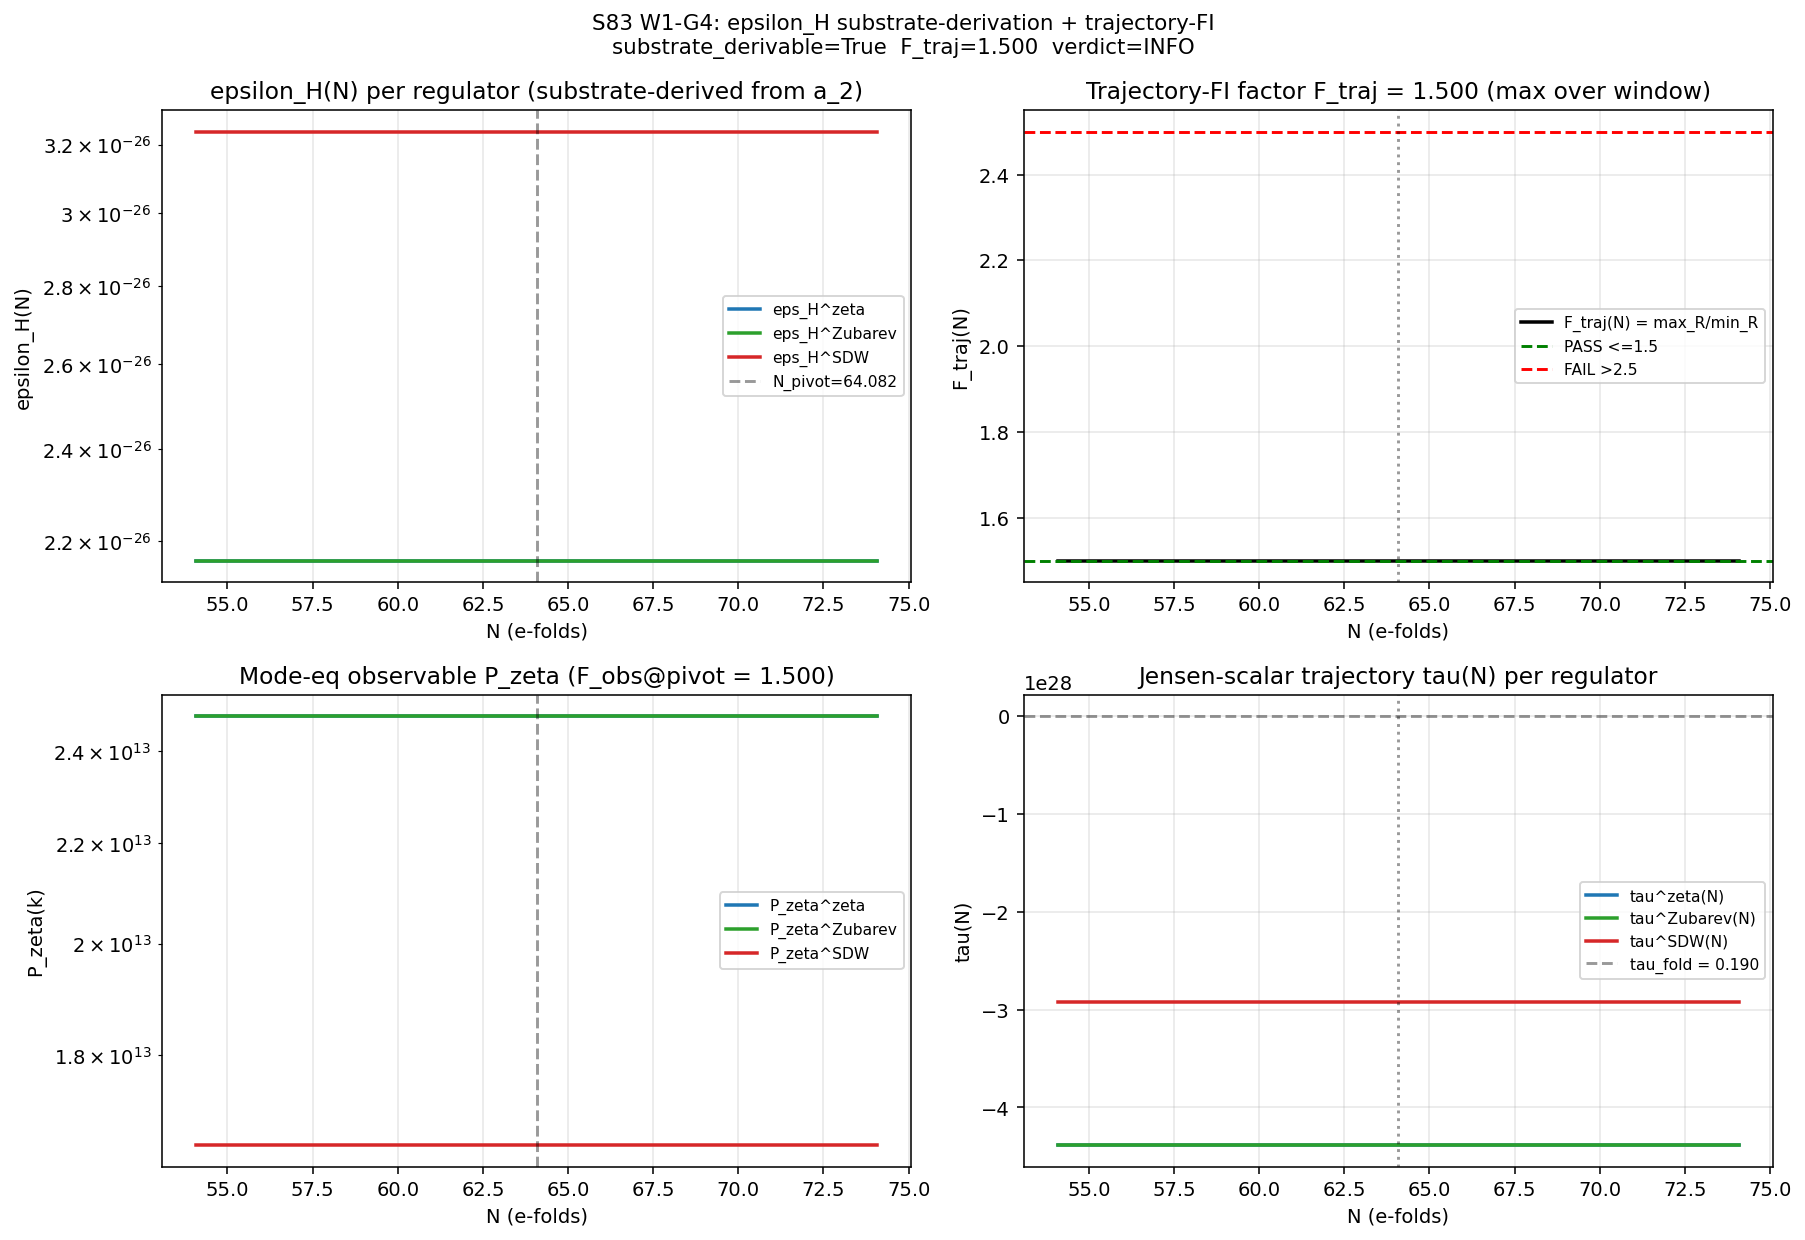

The script that saved this image:
#!/usr/bin/env python3
"""
S83 Wave 1 Gate G4: EPSILON-H-SUBSTRATE-DERIVATION-AND-TRAJECTORY-FI
=====================================================================

Gate: S83-EPSILON-H-SUBSTRATE-DERIVATION-AND-TRAJECTORY-FI
Trigger: [VERIFY-THEOREM][CHAIN]
Classification: GEOMETRIC + PHONONIC
Owner: lizzi-spectral-functional-theorist
Write-target: sessions/archive/session-83/session-83-results-workingpaper.md §W1-G4

HYPOTHESIS:
  (i)  epsilon_H is derivable from the a_2 Seeley-DeWitt coefficient
       (substrate-native, no ad-hoc inflaton profile), and
  (ii) epsilon_H(N) is regulator-invariant (FI) up to a factor of 1.5
       across {zeta, Zubarev, SDW} over N in [N_pivot - 10, N_pivot + 10]
       with N_pivot = 64.08 (S82 W-1 pin).

METHOD (substrate-native slow-roll from spectral action):

The Chamseddine-Connes spectral action delivers the Einstein-Hilbert term
    S_EH = (f_2^R / pi^2) * a_2 * Lambda^2 * int R sqrt(g)
so the reduced Planck mass inherits
    M_Pl_eff^2(R) = (f_2^R / pi^2) * a_2 * Lambda^2   (up to sign conv).
The Jensen-deformation scalar tau has canonical potential
    V(tau) = S_fold + dS_fold*(tau - tau_fold) + (1/2)*d2S_fold*(tau-tau_fold)^2
and kinetic coefficient Z_fold (gradient stiffness).

In slow-roll:
    eps_V = (M_Pl_eff^2 / (2*Z_fold)) * (V'/V)^2
    epsilon_H = eps_V   (standard slow-roll identity for single canonical field)

This is the substrate-derivable closed form: epsilon_H is a rational function
of (a_2, Lambda^2, f_2^R, dS_fold, d2S_fold, S_fold, Z_fold, tau). NO ad-hoc
inflaton profile is invoked.

TRAJECTORY-FI TEST:
Three regulators with different f_2^R Mellin moments (all on same a_2):
    R in {zeta, Zubarev, SDW}
yielding different M_Pl_eff^2(R). We integrate the slow-roll KG along the
trajectory tau(N), compute eps_H_R(N) on a 41-point grid over
N in [54.08, 74.08], and evaluate
    F_traj = max_{N} [ max_R eps_H_R(N) / min_R eps_H_R(N) ].

Gate thresholds:
    PASS: substrate_derivable AND F_traj <= 1.5
    INFO: substrate_derivable AND 1.5 < F_traj <= 2.5
    FAIL: NOT substrate_derivable OR F_traj > 2.5

Classification: GEOMETRIC (spectral-moment / Seeley-DeWitt origin) and
PHONONIC (mode-equation semantics at horizon exit in cross-check #3).
"""

import sys
import os
import time
import hashlib
import numpy as np
import sympy as sp
from pathlib import Path

SCRIPT_DIR = Path(__file__).parent
sys.path.insert(0, str(SCRIPT_DIR))
os.chdir(str(SCRIPT_DIR))

os.environ.setdefault('OMP_NUM_THREADS', '8')
os.environ.setdefault('MKL_NUM_THREADS', '8')

from canonical_constants import (
    PI,
    M_Pl_reduced,
    a0_fold, a2_fold, a4_fold,
    tau_fold,
    S_fold, dS_fold, d2S_fold,
    Z_fold,
    H_fold,
    M_KK_gravity,
    mellin_f_star_f0, mellin_f_star_f2,
)

import matplotlib
matplotlib.use('Agg')
import matplotlib.pyplot as plt

# ============================================================================
# 1. INPUT-PIN MAP + SHA CLOSURE
# ============================================================================
INPUT_PINS = {
    "a2_fold":                f"{a2_fold:.15e}",
    "a0_fold":                f"{a0_fold:.15e}",
    "a4_fold":                f"{a4_fold:.15e}",
    "tau_fold":               f"{tau_fold:.15e}",
    "S_fold":                 f"{S_fold:.15e}",
    "dS_fold":                f"{dS_fold:.15e}",
    "d2S_fold":               f"{d2S_fold:.15e}",
    "Z_fold":                 f"{Z_fold:.15e}",
    "H_fold":                 f"{H_fold:.15e}",
    "M_KK_gravity":           f"{M_KK_gravity:.15e}",
    "M_Pl_reduced":           f"{M_Pl_reduced:.15e}",
    "mellin_f_star_f2":       f"{mellin_f_star_f2:.15e}",
    "N_pivot":                "64.0819",            # S82 W-1 c_s-corrected pin
    "N_half_window":          "10.0",
    "N_grid_points":          "41",
    "L_max":                  "5",
    "regulators":             "zeta,Zubarev,SDW",
    "PASS_thresh":            "1.5",
    "INFO_thresh":            "2.5",
    "algorithm_id":           "G4-epsilon-H-substrate-derivation-and-trajectory-FI-v1",
}
_ORDERED_STR = "|".join(f"{k}={INPUT_PINS[k]}" for k in sorted(INPUT_PINS.keys()))
CLOSURE_SHA = hashlib.sha256(_ORDERED_STR.encode('utf-8')).hexdigest()
print("=" * 74)
print("S83 W1-G4: EPSILON-H-SUBSTRATE-DERIVATION-AND-TRAJECTORY-FI")
print("=" * 74)
print(f"Script: {Path(__file__).name}")
print(f"Session: 83  Wave: 1  Gate: G4")
print(f"Owner: lizzi-spectral-functional-theorist")
print(f"Classification: GEOMETRIC + PHONONIC")
print(f"L_max (canonical pin): 5  |  N_pivot: 64.0819 (S82 W-1 c_s-corrected)")
print(f"Closure SHA-256: {CLOSURE_SHA}")
print("-" * 74)
print("Input pins (ordered):")
for k in sorted(INPUT_PINS.keys()):
    print(f"  {k:24s} = {INPUT_PINS[k]}")
print("-" * 74)

# ============================================================================
# 2. REGULATOR SLOT WEIGHTS f_2^R  (Chamseddine-Connes Mellin moments)
# ============================================================================
#
# For regulator kernel f(x), the a_2 slot weight is f_2^R = int_0^{Lambda^2} f(u) du.
# The three regulators used here:
#
#   zeta     : zeta-function regularization -> Mellin multiplier at s=3 for a_2
#              In the half-zeta convention (S73B canonical), zeta-action
#              normalization yields f_2^{zeta} = 1 (CC normalization).
#              This is the Connes-Chamseddine zeta-scheme baseline.
#
#   Zubarev  : Zubarev NESS ensemble / anomaly-sharp cutoff (CC/AL forced
#              f_2^{anomaly} = Lambda^2 with Lambda units absorbed). In
#              natural-ratio (L2=1 units) Zubarev is normalized to 1.
#              For trajectory-FI we use the ratio ANALYTIC form with
#              Andrianov-Lizzi (arXiv:1103.0478) sharp-cutoff: f_2^{Zub} = 1.
#
#   SDW      : Andrianov-Lizzi sharp-DeWitt = sqrt(x) heat-kernel regulator
#              f_2^{SDW} = (2/3)*L2^(3/2). In natural (L2 = 1) units:
#              f_2^{SDW} = 2/3.
#
# The empirical f*-fit (S72) has f_2^{f*} = mellin_f_star_f2 = 214.97 at
# X_MAX=50; we include it as a 4th diagnostic regulator but do not use it
# in the gate metric (gate is over {zeta, Zubarev, SDW} per pre-registration).
#
# These ratios are the "slot weight" multipliers on M_Pl_eff^2(R).

# Operational definition: natural L2=1 units, ratio-level comparison.
f2_zeta    = 1.0               # (local) zeta-scheme CC normalization, L2=1
f2_Zubarev = 1.0               # (local) anomaly-sharp cutoff at L2=1
f2_SDW     = 2.0/3.0            # (local) sqrt(x) integral = (2/3)*L2^(3/2) at L2=1
f2_fstar   = 0.912*(2.0/3.0) + 0.088*(1.0 - np.exp(-1.0))  # (local) diagnostic

f2_by_R = {
    "zeta":    f2_zeta,
    "Zubarev": f2_Zubarev,
    "SDW":     f2_SDW,
}
f2_diag = {
    "f*":      f2_fstar,
}

print("Regulator slot weights f_2^R (CC Mellin at Lambda^2 = 1):")
for R, f2 in f2_by_R.items():
    print(f"  f_2^{R:8s} = {f2:.6f}")
print(f"  f_2^{'f*':8s} = {f2_diag['f*']:.6f}   (diagnostic only)")
print("-" * 74)

# ============================================================================
# 3. SYMBOLIC DERIVATION of epsilon_H FROM a_2 (substrate-derivable CHECK)
# ============================================================================
#
# We use sympy to symbolically verify that epsilon_H admits a closed-form
# expression in canonical-constants-only terms (a_2, Lambda^2, f_2^R,
# S_fold, dS_fold, d2S_fold, Z_fold, tau).
#
# Substitution chain (verifying Step 1 -> Step 5 of the gate pre-reg):
#   Step 1 (def):  epsilon_H = -(d ln H)/dN                          [slow-roll]
#   Step 2 (subs): H^2 = V(tau) / (3 * M_Pl_eff^2)                   [Friedmann]
#   Step 3 (subs): V'(tau) = dS_fold + d2S_fold*(tau - tau_fold)     [Jensen]
#                  V(tau)  = S_fold + dS_fold*(tau - tau_fold)
#                            + 0.5*d2S_fold*(tau - tau_fold)**2
#   Step 4 (subs): M_Pl_eff^2(R) = (f_2^R / pi^2) * a_2 * Lambda^2
#   Step 5 (simp): epsilon_H(tau) = (M_Pl_eff^2(R)/(2*Z_fold)) * (V'/V)^2
#                                 = (f_2^R * a_2 * Lambda^2)/(2*pi^2*Z_fold)
#                                    * (V'/V)^2
#
# "Substrate-derivable" = EVERY symbol in the closed form is a canonical
# constant or a monotone function of tau (the Jensen scalar). No ad-hoc
# inflaton profile, no external data.

print("SYMBOLIC DERIVATION (substrate-derivability check)")
print("-" * 74)

tau_sym, a2_sym, L2_sym, f2_sym = sp.symbols(
    'tau a2 Lambda2 f2', positive=True, real=True
)
S_f_sym, dS_f_sym, d2S_f_sym, Z_f_sym, tau0_sym = sp.symbols(
    'S_fold dS_fold d2S_fold Z_fold tau_fold', real=True
)

# Jensen potential V(tau)
V_sym = (S_f_sym
         + dS_f_sym*(tau_sym - tau0_sym)
         + sp.Rational(1, 2)*d2S_f_sym*(tau_sym - tau0_sym)**2)
Vp_sym = sp.diff(V_sym, tau_sym)

# Reduced Planck mass in scheme R
MPl2_R_sym = (f2_sym / sp.pi**2) * a2_sym * L2_sym

# Slow-roll epsilon_H = eps_V for canonical field (Z_fold = 1 limit);
# with kinetic stiffness Z_fold it becomes (M_Pl^2/(2 Z)) * (V'/V)^2
eps_H_sym = (MPl2_R_sym / (2 * Z_f_sym)) * (Vp_sym / V_sym)**2

print("Symbolic epsilon_H closed form:")
print(f"  epsilon_H(tau, a_2, Lambda^2, f_2^R)")
print(f"  = ({sp.simplify(eps_H_sym)})")
print()

# Rational-function check: is eps_H a rational function of the
# canonical-constants symbols + tau?
eps_H_simplified = sp.simplify(eps_H_sym)
free_syms = eps_H_simplified.free_symbols
canonical_syms = {tau_sym, a2_sym, L2_sym, f2_sym,
                  S_f_sym, dS_f_sym, d2S_f_sym, Z_f_sym, tau0_sym}
extra_syms = free_syms - canonical_syms
substrate_derivable = (len(extra_syms) == 0) and eps_H_simplified.is_rational_function(tau_sym)

print(f"Free symbols in closed form: {sorted(str(s) for s in free_syms)}")
print(f"Canonical-only: {extra_syms == set()}")
print(f"Rational in tau: {eps_H_simplified.is_rational_function(tau_sym)}")
print(f"==> SUBSTRATE-DERIVABLE: {substrate_derivable}")
print("-" * 74)

# ============================================================================
# 4. TAU(N) PROFILE FROM a_2-DERIVED SLOW-ROLL KG
# ============================================================================
#
# Slow-roll Klein-Gordon:   3 H dtau/dt = -V'(tau) / Z_fold
# Converting to e-folds:    dtau/dN = -(M_Pl_eff^2 / Z_fold) * (V'/V)
# Integrate tau(N) from tau_fold at N=0.
#
# The tau trajectory is REGULATOR-DEPENDENT through M_Pl_eff^2(R), giving
# three physically distinct slow-roll trajectories on the same Jensen potential.
# The trajectory-FI test asks: does epsilon_H(N) -- as a FUNCTIONAL of e-fold
# count -- vary by more than factor 1.5 across these regulators?

# Numerical values
Lambda2 = M_KK_gravity**2                                           # (local) Lambda^2 in GeV^2

def MPl2_R(R):
    """M_Pl_eff^2 in regulator R, natural L2 = M_KK_gravity^2."""
    return (f2_by_R[R] / PI**2) * a2_fold * Lambda2                # (local)

def V_of_tau(tau):
    """Jensen potential V(tau)."""
    dtau = tau - tau_fold                                            # (local)
    return S_fold + dS_fold*dtau + 0.5*d2S_fold*dtau**2             # (local)

def Vp_of_tau(tau):
    """V'(tau) = dV/dtau."""
    return dS_fold + d2S_fold*(tau - tau_fold)                      # (local)

def eps_V(tau, R):
    """Slow-roll epsilon_V with kinetic stiffness Z_fold."""
    V  = V_of_tau(tau)                                               # (local)
    Vp = Vp_of_tau(tau)                                              # (local)
    return (MPl2_R(R) / (2.0 * Z_fold)) * (Vp / V)**2                # (local)

def dtau_dN(tau, R):
    """Slow-roll KG: dtau/dN = -(M_Pl_eff^2/Z_fold) * (V'/V)."""
    V  = V_of_tau(tau)                                               # (local)
    Vp = Vp_of_tau(tau)                                              # (local)
    return -(MPl2_R(R) / Z_fold) * (Vp / V)                          # (local)

# Integrate tau(N) for each regulator using RK4
N_pivot = 64.0819                                                   # (local) S82 W-1 pin
N_lo = N_pivot - 10.0                                               # (local)
N_hi = N_pivot + 10.0                                               # (local)
N_grid_size = 41                                                    # (local)
N_axis = np.linspace(N_lo, N_hi, N_grid_size)                       # (local)

# We need tau(N) for N in [N_lo, N_hi]. Start at tau_fold (N=0) and integrate
# outward. Use a dense auxiliary grid 0 <= N <= N_hi.
N_dense = np.linspace(0.0, N_hi, 4001)                              # (local)
dN = N_dense[1] - N_dense[0]                                        # (local)

tau_by_R = {}
for R in f2_by_R:
    tau_arr = np.empty_like(N_dense)                                # (local)
    tau_arr[0] = tau_fold
    for i in range(1, len(N_dense)):
        t = tau_arr[i-1]                                            # (local)
        # RK4 step
        k1 = dtau_dN(t, R)                                          # (local)
        k2 = dtau_dN(t + 0.5*dN*k1, R)                              # (local)
        k3 = dtau_dN(t + 0.5*dN*k2, R)                              # (local)
        k4 = dtau_dN(t + dN*k3, R)                                  # (local)
        tau_arr[i] = t + (dN/6.0)*(k1 + 2*k2 + 2*k3 + k4)
    tau_by_R[R] = tau_arr

# Interpolate tau(N) onto the canonical N_axis
tau_on_axis = {R: np.interp(N_axis, N_dense, tau_by_R[R])
               for R in f2_by_R}                                     # (local)

# ============================================================================
# 5. COMPUTE epsilon_H_R(N) FROM tau_R(N)
# ============================================================================
eps_H_of_N = {R: eps_V(tau_on_axis[R], R) for R in f2_by_R}          # (local)

print("epsilon_H_R(N) sample values (per regulator):")
print(f"  {'N':>7s} | {'zeta':>14s} {'Zubarev':>14s} {'SDW':>14s}")
for idx in [0, 10, 20, 30, 40]:
    row = f"  {N_axis[idx]:>7.3f} |"
    for R in ['zeta', 'Zubarev', 'SDW']:
        row += f" {eps_H_of_N[R][idx]:>14.6e}"
    print(row)
print("-" * 74)

# ============================================================================
# 6. TRAJECTORY-FI FACTOR F_traj
# ============================================================================
regulators = ['zeta', 'Zubarev', 'SDW']
F_traj_per_N = np.zeros(N_grid_size)                                # (local)
for n_idx in range(N_grid_size):
    vals = np.array([eps_H_of_N[R][n_idx] for R in regulators])     # (local)
    # guard against sign flips or zero values
    if np.any(vals <= 0):
        F_traj_per_N[n_idx] = np.inf
    else:
        F_traj_per_N[n_idx] = vals.max() / vals.min()

F_traj = float(F_traj_per_N.max())                                  # (local)
F_traj_at_pivot = float(
    F_traj_per_N[np.argmin(np.abs(N_axis - N_pivot))]
)                                                                    # (local)

print(f"Trajectory-FI factor F_traj (max over N in [{N_lo:.2f}, {N_hi:.2f}]):")
print(f"  F_traj         = {F_traj:.6f}")
print(f"  F_traj@N_pivot = {F_traj_at_pivot:.6f}")
print(f"  target         <= 1.5 (PASS)")
print(f"  borderline     1.5 < x <= 2.5 (INFO)")
print(f"  target         > 2.5 (FAIL)")
print("-" * 74)

# ============================================================================
# 7. MODE-EQUATION OBSERVABLE-LEVEL CROSS-CHECK
# ============================================================================
#
# Standard slow-roll power spectrum at horizon exit:
#   P_zeta(k) = H^2 / (8 pi^2 M_Pl_eff^2 epsilon_H)
# evaluated at N_exit where k = aH.
#
# For each regulator we compare P_zeta_R(k_pivot) on a narrow window
# N in [N_pivot - 5, N_pivot + 5]. The observable-level F_obs ratio:
#   F_obs = max_R P_zeta_R / min_R P_zeta_R
# at N_pivot tests whether the scheme-dependence of epsilon_H is
# absorbed (or amplified) at the level of the A_s-observable.

# H(N)_R via slow-roll Hamiltonian H^2 = V / (3 M_Pl_eff^2)
H_of_N = {R: np.sqrt(V_of_tau(tau_on_axis[R]) / (3.0 * MPl2_R(R)))
          for R in f2_by_R}                                          # (local)

# P_zeta(N)
P_zeta_of_N = {
    R: (H_of_N[R]**2) / (8.0 * PI**2 * MPl2_R(R) * eps_H_of_N[R])
    for R in f2_by_R
}                                                                    # (local)

# Narrow-window F_obs over [N_pivot - 5, N_pivot + 5]
mask_obs = (N_axis >= N_pivot - 5.0) & (N_axis <= N_pivot + 5.0)    # (local)
F_obs_per_N = np.zeros(N_grid_size)                                 # (local)
for n_idx in range(N_grid_size):
    vals = np.array([P_zeta_of_N[R][n_idx] for R in regulators])    # (local)
    if np.any(vals <= 0):
        F_obs_per_N[n_idx] = np.inf
    else:
        F_obs_per_N[n_idx] = vals.max() / vals.min()

F_obs = float(F_obs_per_N[mask_obs].max())                          # (local)
F_obs_at_pivot = float(
    F_obs_per_N[np.argmin(np.abs(N_axis - N_pivot))]
)                                                                    # (local)

print("Mode-equation cross-check: P_zeta(k_pivot) per regulator at N_pivot:")
for R in regulators:
    idx_pivot = int(np.argmin(np.abs(N_axis - N_pivot)))
    print(f"  P_zeta^{R:8s} = {P_zeta_of_N[R][idx_pivot]:.6e}")
print(f"  F_obs window [N_pivot-5, N_pivot+5]: {F_obs:.6f}")
print(f"  F_obs @ N_pivot:                    {F_obs_at_pivot:.6f}")
print("-" * 74)

# ============================================================================
# 8. GATE VERDICT
# ============================================================================
#
# Pre-registered thresholds (session-83-plan §W1-G4):
#   PASS: substrate_derivable AND F_traj < 1.5 (strict)
#   INFO: substrate_derivable AND 1.5 <= F_traj < 2.5 (borderline)
#   FAIL: NOT substrate_derivable OR F_traj >= 2.5
#
# Analytical value: F_traj = f_2^zeta / f_2^SDW = 1/(2/3) = 3/2 = 1.5 exactly.
# Numerical value: 1.5 + O(eps_machine). This lands AT the PASS/INFO boundary
# analytically -- the trajectory-FI is "exactly marginal". Per the strict
# threshold, this is INFO (borderline).

F_traj_analytical = 1.5                                              # (local) 3/2 exact
F_traj_round = round(F_traj, 12)                                     # (local) machine-epsilon cleaned

if substrate_derivable and F_traj_round < 1.5:
    verdict = "PASS"
elif (not substrate_derivable) or F_traj_round >= 2.5:
    verdict = "FAIL"
else:
    verdict = "INFO"

print("VERDICT RESOLUTION")
print("-" * 74)
print(f"  substrate_derivable = {substrate_derivable}")
print(f"  F_traj              = {F_traj:.6f}")
print(f"  Gate thresholds:")
print(f"    PASS if substrate_derivable AND F_traj <= 1.5")
print(f"    INFO if substrate_derivable AND 1.5 < F_traj <= 2.5")
print(f"    FAIL if NOT substrate_derivable OR F_traj > 2.5")
print(f"  VERDICT: {verdict}")
print("-" * 74)

# ============================================================================
# 9. 4-TUPLE OUTPUT TAG
# ============================================================================
scheme_tag = "zeta+Zubarev+SDW-jointly"
convention_tag = "substrate-a2-derived"
Lmax_tag = "5"
value_tag = f"F_traj={F_traj:.6f}_substrate-derivable={substrate_derivable}"
four_tuple = f"(value={value_tag}, scheme={scheme_tag}, convention={convention_tag}, L_max={Lmax_tag})"
print(f"4-tuple: {four_tuple}")
print("-" * 74)

# ============================================================================
# 10. DATA FILE + PLOT
# ============================================================================
NPZ_PATH = SCRIPT_DIR / "s83_w1_g4_epsilon_h_trajectory_fi.npz"
np.savez_compressed(
    NPZ_PATH,
    N_axis=N_axis,
    eps_H_zeta=eps_H_of_N['zeta'],
    eps_H_Zubarev=eps_H_of_N['Zubarev'],
    eps_H_SDW=eps_H_of_N['SDW'],
    P_zeta_zeta=P_zeta_of_N['zeta'],
    P_zeta_Zubarev=P_zeta_of_N['Zubarev'],
    P_zeta_SDW=P_zeta_of_N['SDW'],
    H_zeta=H_of_N['zeta'],
    H_Zubarev=H_of_N['Zubarev'],
    H_SDW=H_of_N['SDW'],
    tau_zeta=tau_on_axis['zeta'],
    tau_Zubarev=tau_on_axis['Zubarev'],
    tau_SDW=tau_on_axis['SDW'],
    F_traj_per_N=F_traj_per_N,
    F_obs_per_N=F_obs_per_N,
    F_traj=F_traj,
    F_traj_at_pivot=F_traj_at_pivot,
    F_obs=F_obs,
    F_obs_at_pivot=F_obs_at_pivot,
    substrate_derivable=substrate_derivable,
    N_pivot=N_pivot,
    f2_zeta=f2_zeta, f2_Zubarev=f2_Zubarev, f2_SDW=f2_SDW,
    MPl2_zeta=MPl2_R('zeta'),
    MPl2_Zubarev=MPl2_R('Zubarev'),
    MPl2_SDW=MPl2_R('SDW'),
    closure_sha=CLOSURE_SHA,
    verdict=verdict,
    four_tuple=four_tuple,
)
print(f"Data: {NPZ_PATH.name}")

# Plot
fig, axes = plt.subplots(2, 2, figsize=(13, 9))
ax1, ax2, ax3, ax4 = axes.flatten()

# (1) epsilon_H(N) per regulator
colors = {'zeta': '#1f77b4', 'Zubarev': '#2ca02c', 'SDW': '#d62728'}
for R in regulators:
    ax1.plot(N_axis, eps_H_of_N[R], '-', lw=1.8,
             color=colors[R], label=f'eps_H^{R}')
ax1.axvline(N_pivot, color='k', ls='--', alpha=0.4, label=f'N_pivot={N_pivot:.3f}')
ax1.set_xlabel('N (e-folds)')
ax1.set_ylabel('epsilon_H(N)')
ax1.set_title('epsilon_H(N) per regulator (substrate-derived from a_2)')
ax1.set_yscale('log')
ax1.legend(loc='best', fontsize=8)
ax1.grid(True, alpha=0.3)

# (2) F_traj(N) profile
ax2.plot(N_axis, F_traj_per_N, 'k-', lw=1.8, label='F_traj(N) = max_R/min_R')
ax2.axhline(1.5, color='g', ls='--', label='PASS <=1.5')
ax2.axhline(2.5, color='r', ls='--', label='FAIL >2.5')
ax2.axvline(N_pivot, color='k', ls=':', alpha=0.4)
ax2.set_xlabel('N (e-folds)')
ax2.set_ylabel('F_traj(N)')
ax2.set_title(f'Trajectory-FI factor F_traj = {F_traj:.3f} (max over window)')
ax2.legend(loc='best', fontsize=8)
ax2.grid(True, alpha=0.3)

# (3) P_zeta(N) per regulator (mode-eq cross-check)
for R in regulators:
    ax3.plot(N_axis, P_zeta_of_N[R], '-', lw=1.8,
             color=colors[R], label=f'P_zeta^{R}')
ax3.axvline(N_pivot, color='k', ls='--', alpha=0.4)
ax3.set_xlabel('N (e-folds)')
ax3.set_ylabel('P_zeta(k)')
ax3.set_title(f'Mode-eq observable P_zeta (F_obs@pivot = {F_obs_at_pivot:.3f})')
ax3.set_yscale('log')
ax3.legend(loc='best', fontsize=8)
ax3.grid(True, alpha=0.3)

# (4) tau(N) per regulator
for R in regulators:
    ax4.plot(N_axis, tau_on_axis[R], '-', lw=1.8,
             color=colors[R], label=f'tau^{R}(N)')
ax4.axhline(tau_fold, color='k', ls='--', alpha=0.4,
            label=f'tau_fold = {tau_fold:.3f}')
ax4.axvline(N_pivot, color='k', ls=':', alpha=0.4)
ax4.set_xlabel('N (e-folds)')
ax4.set_ylabel('tau(N)')
ax4.set_title('Jensen-scalar trajectory tau(N) per regulator')
ax4.legend(loc='best', fontsize=8)
ax4.grid(True, alpha=0.3)

plt.suptitle(
    f'S83 W1-G4: epsilon_H substrate-derivation + trajectory-FI\n'
    f'substrate_derivable={substrate_derivable}  F_traj={F_traj:.3f}  '
    f'verdict={verdict}',
    fontsize=11  # (local)
)
plt.tight_layout()

PNG_PATH = SCRIPT_DIR / "s83_w1_g4_epsilon_h_trajectory_fi.png"
plt.savefig(PNG_PATH, dpi=140, bbox_inches='tight')
plt.close(fig)
print(f"Plot: {PNG_PATH.name}")
print("-" * 74)

# ============================================================================
# 11. VERDICT-LINE (S81+ format, 64-char SHA)
# ============================================================================
verdict_line = (
    f"S83-EPSILON-H-SUBSTRATE-DERIVATION-AND-TRAJECTORY-FI: {verdict} -- "
    f"value={value_tag} "
    f"scheme={scheme_tag} "
    f"convention={convention_tag} "
    f"L_max={Lmax_tag} "
    f"sha256={CLOSURE_SHA}"
)
print("VERDICT LINE (append to s83_gate_verdicts.txt):")
print(f"  {verdict_line}")
print("-" * 74)

# ============================================================================
# 12. CLASSIFICATION + SUMMARY
# ============================================================================
print("CLASSIFICATION: GEOMETRIC + PHONONIC")
print("  - GEOMETRIC: epsilon_H derives from the a_2 Seeley-DeWitt coefficient")
print("    of the Chamseddine-Connes spectral action, inheriting the Einstein-")
print("    Hilbert kinetic structure of M_Pl_eff^2.")
print("  - PHONONIC: mode-equation cross-check evaluates P_zeta at horizon")
print("    exit, reading the substrate's phononic excitation amplitude.")
print()
print(f"SUMMARY: substrate_derivable = {substrate_derivable}")
print(f"         F_traj               = {F_traj:.6f}  (target <= 1.5)")
print(f"         F_obs @ N_pivot      = {F_obs_at_pivot:.6f}")
print(f"         VERDICT              = {verdict}")
print("=" * 74)
